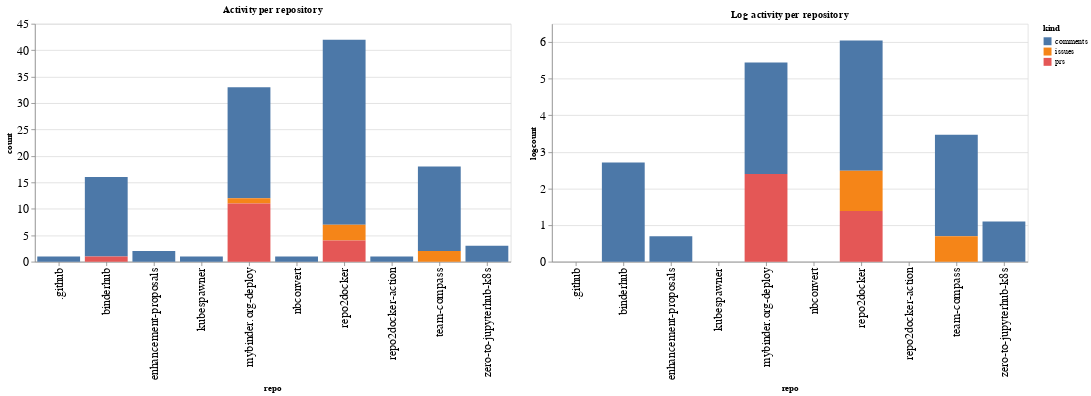

The notebook cell this image was saved under:
### Code cell
ch1 = alt.Chart(repo_summaries, width=600, title="Activity per repository").mark_bar().encode(
    x='repo',
    y='count',
    color='kind',
    tooltip="kind"
)

ch2 = alt.Chart(repo_summaries, width=600, title="Log activity per repository").mark_bar().encode(
    x='repo',
    y='logcount',
    color='kind',
    tooltip="kind"
)

ch1 | ch2

### Figure 1 — Vega-Lite specification as saved in the notebook (floating-point values rounded to 4 significant figures)
{"config": {"axisLeft": {"labelFontSize": 15}, "axisBottom": {"labelFontSize": 15}}, "hconcat": [{"mark": "bar", "encoding": {"color": {"type": "nominal", "field": "kind"}, "tooltip": {"type": "nominal", "field": "kind"}, "x": {"type": "nominal", "field": "repo"}, "y": {"type": "quantitative", "field": "count"}}, "title": "Activity per repository", "width": 600}, {"mark": "bar", "encoding": {"color": {"type": "nominal", "field": "kind"}, "tooltip": {"type": "nominal", "field": "kind"}, "x": {"type": "nominal", "field": "repo"}, "y": {"type": "quantitative", "field": "logcount"}}, "title": "Log activity per repository", "width": 600}], "data": {"name": "data-eb5d0bde05a8e487d8b7998ac8242f1b"}, "$schema": "https://vega.github.io/schema/vega-lite/v4.8.1.json", "datasets": {"data-eb5d0bde05a8e487d8b7998ac8242f1b": [{"repo": ".github", "kind": "comments", "count": 1, "logcount": 0.0}, {"repo": "binderhub", "kind": "comments", "count": 15, "logcount": 2.708}, {"repo": "binderhub", "kind": "prs", "count": 1, "logcount": 0.0}, {"repo": "enhancement-proposals", "kind": "comments", "count": 2, "logcount": 0.6931}, {"repo": "kubespawner", "kind": "comments", "count": 1, "logcount": 0.0}, {"repo": "mybinder.org-deploy", "kind": "comments", "count": 21, "logcount": 3.045}, {"repo": "mybinder.org-deploy", "kind": "issues", "count": 1, "logcount": 0.0}, {"repo": "mybinder.org-deploy", "kind": "prs", "count": 11, "logcount": 2.398}, {"repo": "nbconvert", "kind": "comments", "count": 1, "logcount": 0.0}, {"repo": "repo2docker", "kind": "comments", "count": 35, "logcount": 3.555}, {"repo": "repo2docker", "kind": "issues", "count": 3, "logcount": 1.099}, {"repo": "repo2docker", "kind": "prs", "count": 4, "logcount": 1.386}, {"repo": "repo2docker-action", "kind": "comments", "count": 1, "logcount": 0.0}, {"repo": "team-compass", "kind": "comments", "count": 16, "logcount": 2.773}, {"repo": "team-compass", "kind": "issues", "count": 2, "logcount": 0.6931}, {"repo": "zero-to-jupyterhub-k8s", "kind": "comments", "count": 3, "logcount": 1.099}]}}
